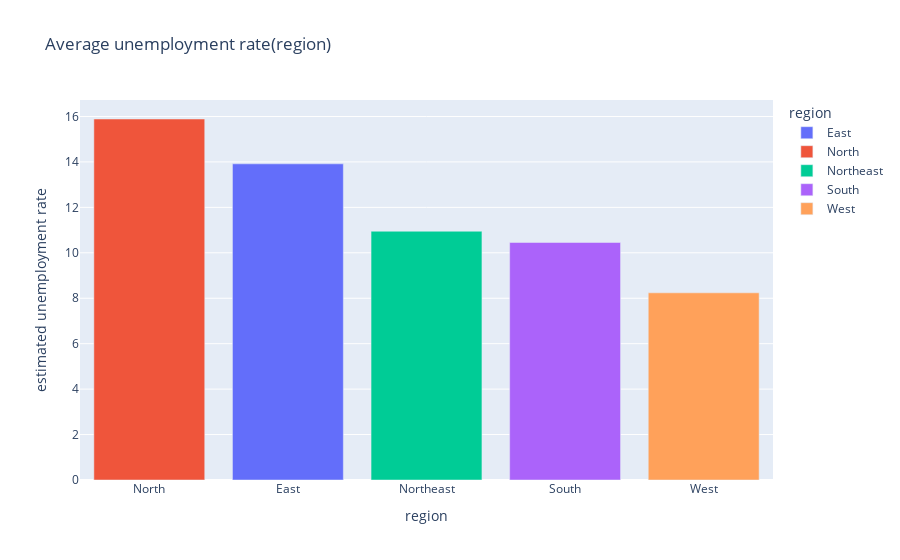

This figure's notebook cell:
### Code cell
fig = px.bar(region,x='region',y='estimated unemployment rate',color='region',title='Average unemployment rate(region)')
fig.update_layout(xaxis={'categoryorder':'total descending'})
fig.show()

### Figure 1 — Plotly figure (JSON) as saved in the notebook; plotly's stock layout.template omitted (floating-point values rounded to 4 significant figures)
{"data": [{"alignmentgroup": "True", "hovertemplate": "region=%{x}<br>estimated unemployment rate=%{y}<extra></extra>", "legendgroup": "East", "marker": {"color": "#636efa", "pattern": {"shape": ""}}, "name": "East", "offsetgroup": "East", "orientation": "v", "showlegend": true, "textposition": "auto", "type": "bar", "x": ["East"], "xaxis": "x", "y": [13.92], "yaxis": "y"}, {"alignmentgroup": "True", "hovertemplate": "region=%{x}<br>estimated unemployment rate=%{y}<extra></extra>", "legendgroup": "North", "marker": {"color": "#EF553B", "pattern": {"shape": ""}}, "name": "North", "offsetgroup": "North", "orientation": "v", "showlegend": true, "textposition": "auto", "type": "bar", "x": ["North"], "xaxis": "x", "y": [15.89], "yaxis": "y"}, {"alignmentgroup": "True", "hovertemplate": "region=%{x}<br>estimated unemployment rate=%{y}<extra></extra>", "legendgroup": "Northeast", "marker": {"color": "#00cc96", "pattern": {"shape": ""}}, "name": "Northeast", "offsetgroup": "Northeast", "orientation": "v", "showlegend": true, "textposition": "auto", "type": "bar", "x": ["Northeast"], "xaxis": "x", "y": [10.95], "yaxis": "y"}, {"alignmentgroup": "True", "hovertemplate": "region=%{x}<br>estimated unemployment rate=%{y}<extra></extra>", "legendgroup": "South", "marker": {"color": "#ab63fa", "pattern": {"shape": ""}}, "name": "South", "offsetgroup": "South", "orientation": "v", "showlegend": true, "textposition": "auto", "type": "bar", "x": ["South"], "xaxis": "x", "y": [10.45], "yaxis": "y"}, {"alignmentgroup": "True", "hovertemplate": "region=%{x}<br>estimated unemployment rate=%{y}<extra></extra>", "legendgroup": "West", "marker": {"color": "#FFA15A", "pattern": {"shape": ""}}, "name": "West", "offsetgroup": "West", "orientation": "v", "showlegend": true, "textposition": "auto", "type": "bar", "x": ["West"], "xaxis": "x", "y": [8.239], "yaxis": "y"}], "layout": {"barmode": "relative", "legend": {"title": {"text": "region"}, "tracegroupgap": 0}, "title": {"text": "Average unemployment rate(region)"}, "xaxis": {"anchor": "y", "categoryarray": ["East", "North", "Northeast", "South", "West"], "categoryorder": "total descending", "domain": [0, 1], "title": {"text": "region"}}, "yaxis": {"anchor": "x", "domain": [0, 1], "title": {"text": "estimated unemployment rate"}}}}
